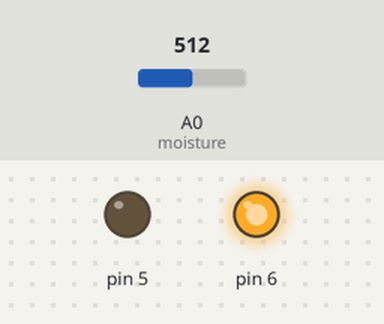
Simulated run of this sketch. Board: Arduino Uno, built with avr-gcc and run on an emulated ATmega328P. On the bench: output pins drawn as LEDs (lit = HIGH). The test bench sets the inputs (shaded band); at power-on: A0 (moisture) = 512.

Above: at 1.2 s.
1.3 s: A0 (moisture) set to 989
2.8 s: A0 (moisture) set to 1007
At 3.2 s:
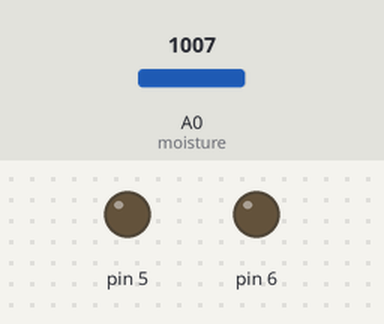
4.3 s: A0 (moisture) set to 990
At 4.6 s:
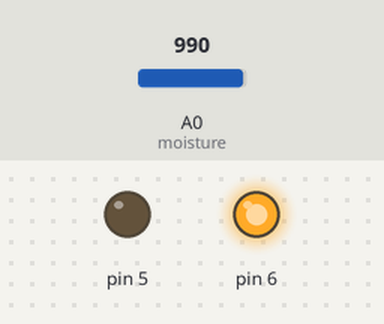
5.8 s: A0 (moisture) set to 1010
At 7.2 s:
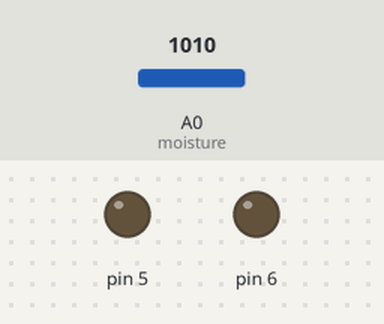
Timing chart, 0 to 8.3 s (numbered marks = the images above; inputs shaded):
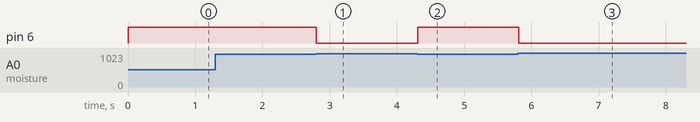

Measured:
- the behaviour switches between 1000 and 1001 on A0 (moisture) (found by bisection; images 0 and 1)
- after the input at 1.3 s, every drawn part: stays the same
- after the input at 2.8 s, pin 6: HIGH → LOW at once
- after the input at 4.3 s, pin 6: LOW → HIGH at once
- after the input at 5.8 s, pin 6: HIGH → LOW at once

The sketch:

Humidsense.ino
```cpp
int moisture=A0, value;
void setup() {
  pinMode(6,OUTPUT);
  pinMode(5,OUTPUT);
  Serial.begin(9600);
}
void loop() {
value=analogRead(moisture);
if (value<1000)
{
  digitalWrite(6,HIGH);
  digitalWrite(5,LOW);
  delay(30);
}
else if (value>1000){
  digitalWrite(6,LOW);
  digitalWrite(5,LOW);
  delay(30);
}
}
```
